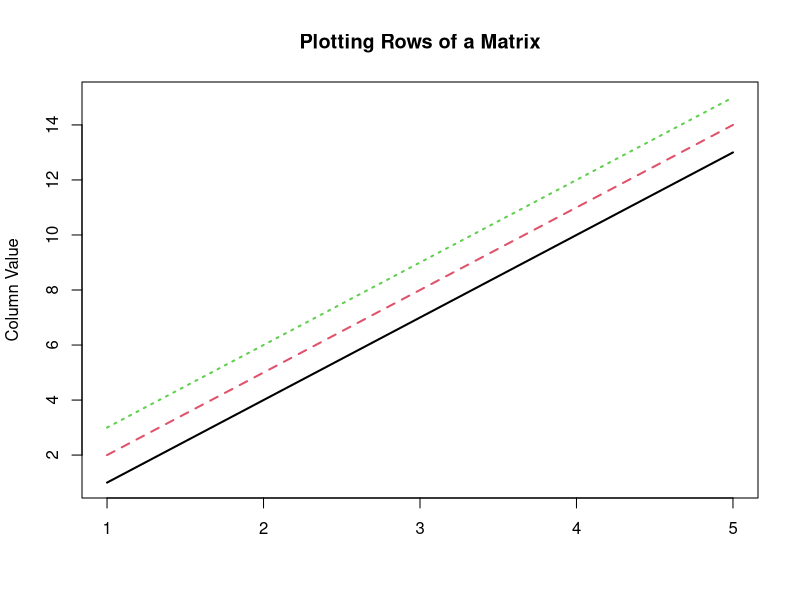

Here is the R script that generated this plot: (Note: this script raises an error after producing the figure.)
# Write an R program to create three vectors a, b, c with 5 integers. Combine the three vectors to become a 3×5 matrix where each column represents a vector. Print the content of the matrix. Plot a graph and label correctly.
a<-c(1,2,3,4,5)
b<-c(6,7,8,9,10)
c<-c(11,12,13,14,15)
abc<-c(a,b,c)
rnames=c("row1","row2","row3")
cnames=c("column1","column2", "column3", "column4", "column5")
matrix_abc<-matrix(abc,nrow=3,ncol=5,dimnames= list(rnames,cnames))
print(matrix_abc)
matplot(t(matrix_abc), type ="l", lwd=2, main="Plotting Rows of a Matrix", ylab="Column Value")

# Write a R program to create a Data frames which contain details of 5 employees and display the details.  (Name, Age, Role and Length of service). 

employeeDetails <- data.frame(
  Name = c("John Bills", "Mat Khan", "Steph Alley", "Ashley Tink"),
  Age = c(37,26,46.29,35),
  Role = c("Analyst", "Accountant", "Administrator", "Developer"),
  LengthofService = c("2 years", "3.5 years", "1.4 years", "5 years")
)
employeeDetailsAddNewRow <- rbind(employeeDetails, c("Robert Liam", 38, "Manager", "6 years"))
employeeDetailsAddNewRow

# Import the GGPLOT 2 library and plot a graph using the qplotfunction.  X axis is the sequence of 1:20 and the y axis is the x ^ 2.  Label the graph appropriately. install.packages("ggplot2", dependencies = TRUE)

install.packages("ggplot2", dependencies = TRUE)
Yes
library("ggplot2")
x<-1:20
y<-x^2
qplot(x,y, main = "Square of First 20 Numbers", xlab="Number", ylab = "Square of Nmuber")

# Create a simple bar plot of five subjects

z<-c(3,3,4,2,2, 2, 5, 5, 5, 5, 7)
qplot(z,geom = "auto", xlab = "Score", ylab = "Frequency")

# Write a R program to take input from the user (name and age) and display the values.

name<-readline("Enter you name: ")
age<-readline("Enter you age :")
print(paste("My name is ", name, " and I am ", age, " years old"))

# Write a R program to create a sequence of numbers from 20 to 50 and find the mean of numbers from 20 to 50 and sum of numbers.

numbers<-20:50
print(mean(numbers))
print(sum(numbers))

# Write a R program to create a vector which contains 10 random integer values between -50 and +50

randomIntegers <- sample(-50:50,10,replace = F)
randomIntegers

# Write a R program to get the first 10 Fibonacci numbers.

Fibonacci <- numeric(10)
Fibonacci[1] <- Fibonacci[2] <- 1
for (i in 3:10) Fibonacci[i] <- Fibonacci[i - 2] + Fibonacci[i - 1]
print("First 10 Fibonacci numbers:")
print(Fibonacci)

# Write a R program to print the numbers from 1 to 100 and print "Fizz" for multiples of 3, print "Buzz" for multiples of 5, and print "FizzBuzz" for multiples of both.

for (n in 1:100) {
  if (n %% 3 == 0 & n %% 5 == 0) {print("FizzBuzz")}
  else if (n %% 3 == 0) {print("Fizz")}
  else if (n %% 5 == 0) {print("Buzz")}
  else print(n)
}